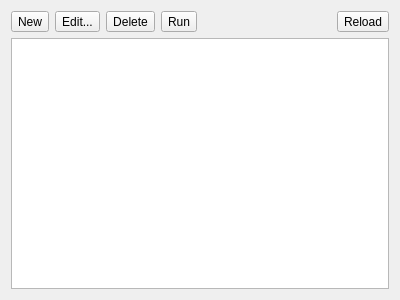
<?xml version="1.0" encoding="UTF-8"?>

<!--
SPDX-FileCopyrightText: 2019-2023 Mattia Basaglia <dev@dragon.best>

SPDX-License-Identifier: GPL-3.0-or-later
-->

<ui version="4.0">
 <class>glaxnimate::gui::SnippetListWidget</class>
 <widget class="QWidget" name="SnippetListWidget">
  <property name="geometry">
   <rect>
    <x>0</x>
    <y>0</y>
    <width>400</width>
    <height>300</height>
   </rect>
  </property>
  <layout class="QVBoxLayout" name="verticalLayout">
   <item>
    <layout class="QHBoxLayout" name="horizontalLayout">
     <item>
      <widget class="QToolButton" name="toolButton">
       <property name="toolTip">
        <string>New Snippet</string>
       </property>
       <property name="text">
        <string>New</string>
       </property>
       <property name="icon">
        <iconset theme="document-new">
         <normaloff>.</normaloff>.</iconset>
       </property>
      </widget>
     </item>
     <item>
      <widget class="QToolButton" name="toolButton_2">
       <property name="toolTip">
        <string>Edit the selected snippet</string>
       </property>
       <property name="text">
        <string>Edit...</string>
       </property>
       <property name="icon">
        <iconset theme="document-edit">
         <normaloff>.</normaloff>.</iconset>
       </property>
      </widget>
     </item>
     <item>
      <widget class="QToolButton" name="toolButton_3">
       <property name="toolTip">
        <string>Delete selected snippet</string>
       </property>
       <property name="text">
        <string>Delete</string>
       </property>
       <property name="icon">
        <iconset theme="edit-delete">
         <normaloff>.</normaloff>.</iconset>
       </property>
      </widget>
     </item>
     <item>
      <widget class="QToolButton" name="toolButton_4">
       <property name="toolTip">
        <string>Run selected snippet</string>
       </property>
       <property name="text">
        <string>Run</string>
       </property>
       <property name="icon">
        <iconset theme="run-build">
         <normaloff>.</normaloff>.</iconset>
       </property>
      </widget>
     </item>
     <item>
      <spacer name="horizontalSpacer">
       <property name="orientation">
        <enum>Qt::Horizontal</enum>
       </property>
       <property name="sizeHint" stdset="0">
        <size>
         <width>40</width>
         <height>20</height>
        </size>
       </property>
      </spacer>
     </item>
     <item>
      <widget class="QToolButton" name="toolButton_5">
       <property name="toolTip">
        <string>Reload snippets</string>
       </property>
       <property name="text">
        <string>Reload</string>
       </property>
       <property name="icon">
        <iconset theme="view-refresh"/>
       </property>
      </widget>
     </item>
    </layout>
   </item>
   <item>
    <widget class="QListView" name="list_view"/>
   </item>
  </layout>
 </widget>
 <resources/>
 <connections>
  <connection>
   <sender>toolButton</sender>
   <signal>clicked()</signal>
   <receiver>SnippetListWidget</receiver>
   <slot>snippet_new()</slot>
   <hints>
    <hint type="sourcelabel">
     <x>11</x>
     <y>18</y>
    </hint>
    <hint type="destinationlabel">
     <x>316</x>
     <y>530</y>
    </hint>
   </hints>
  </connection>
  <connection>
   <sender>toolButton_2</sender>
   <signal>clicked()</signal>
   <receiver>SnippetListWidget</receiver>
   <slot>snippet_edit()</slot>
   <hints>
    <hint type="sourcelabel">
     <x>47</x>
     <y>27</y>
    </hint>
    <hint type="destinationlabel">
     <x>214</x>
     <y>426</y>
    </hint>
   </hints>
  </connection>
  <connection>
   <sender>toolButton_3</sender>
   <signal>clicked()</signal>
   <receiver>SnippetListWidget</receiver>
   <slot>snippet_delete()</slot>
   <hints>
    <hint type="sourcelabel">
     <x>90</x>
     <y>27</y>
    </hint>
    <hint type="destinationlabel">
     <x>161</x>
     <y>567</y>
    </hint>
   </hints>
  </connection>
  <connection>
   <sender>toolButton_4</sender>
   <signal>clicked()</signal>
   <receiver>SnippetListWidget</receiver>
   <slot>snippet_run()</slot>
   <hints>
    <hint type="sourcelabel">
     <x>139</x>
     <y>17</y>
    </hint>
    <hint type="destinationlabel">
     <x>185</x>
     <y>430</y>
    </hint>
   </hints>
  </connection>
  <connection>
   <sender>toolButton_5</sender>
   <signal>clicked()</signal>
   <receiver>SnippetListWidget</receiver>
   <slot>snippet_reload()</slot>
   <hints>
    <hint type="sourcelabel">
     <x>383</x>
     <y>27</y>
    </hint>
    <hint type="destinationlabel">
     <x>423</x>
     <y>60</y>
    </hint>
   </hints>
  </connection>
 </connections>
 <slots>
  <slot>snippet_new()</slot>
  <slot>snippet_edit()</slot>
  <slot>snippet_delete()</slot>
  <slot>snippet_run()</slot>
  <slot>snippet_reload()</slot>
 </slots>
</ui>
